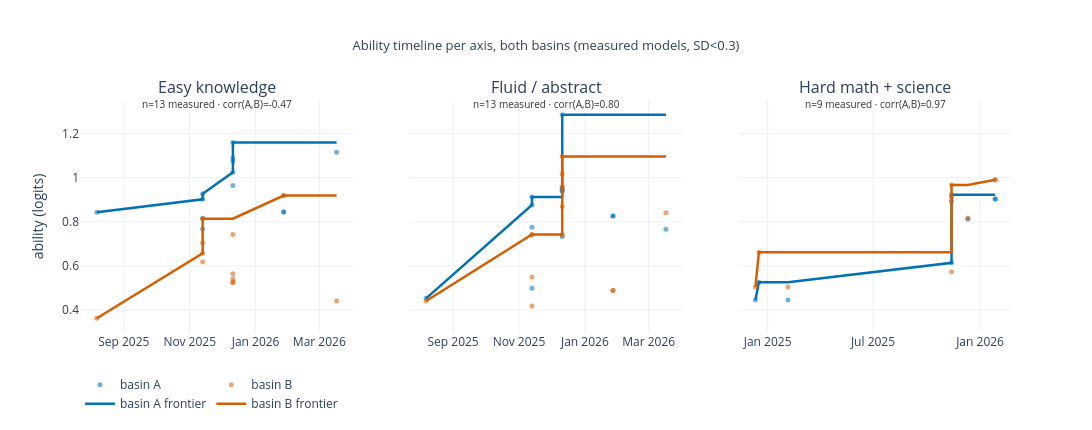

The notebook cell saved with this chart:
### Markdown cell above
### 8 · The two modes tell different capability-over-time stories.

Same models, same dates, same data. Only the axis definition differs, and the
frontier trajectory moves with it — so the mode is not a labelling detail, it
changes what "capability rose" means per axis.

### Code cell
import pandas as pd
from data import _known_release_date_by_model

dates = pd.Series(models).map(_known_release_date_by_model())
# posterior SD per basin; a model counts as MEASURED on an axis only if both
# basins pin it (the repo's SD<0.3 informed rule, applied to the stricter one)
SD = np.stack([post['theta'].values[g].reshape(-1, len(models), K).std(axis=0)
               for g in (BA, BB)]).max(axis=0)
dated = dates.notna().values & ~np.isin(models, list(HUMANS))

fig = make_subplots(rows=1, cols=K, subplot_titles=AXIS, shared_yaxes=True,
                    horizontal_spacing=0.06)
for k in range(K):
    m = dated & (SD[:, k] < 0.3)
    x = dates[m].values
    o = np.argsort(x)
    for lbl, TH, col in [('basin A', TH_A, C['blue']), ('basin B', TH_B, C['verm'])]:
        y = TH[m, k]
        fig.add_trace(go.Scatter(x=x[o], y=y[o], mode='markers', name=lbl,
                                 legendgroup=lbl, showlegend=(k == 0),
                                 marker=dict(color=col, size=5, opacity=0.55),
                                 text=np.array(models)[m][o], hovertemplate='%{text}<br>%{y:.2f}'),
                      row=1, col=k+1)
        fig.add_trace(go.Scatter(x=x[o], y=np.maximum.accumulate(y[o]), mode='lines',
                                 name=f'{lbl} frontier', legendgroup=lbl,
                                 showlegend=(k == 0), line=dict(color=col, width=2.5)),
                      row=1, col=k+1)
    r = np.corrcoef(TH_A[m, k], TH_B[m, k])[0, 1]
    fig.add_annotation(row=1, col=k+1, x=0.5, y=1.02, xref='x domain', yref='y domain',
                       showarrow=False, font=dict(size=10, color=C['dark']),
                       text=f'n={m.sum()} measured · corr(A,B)={r:.2f}')
fig.update_yaxes(title_text='ability (logits)', row=1, col=1)
fig.update_layout(height=430, width=1150, legend=dict(orientation='h', y=-0.16),
                  title='Ability timeline per axis, both basins (measured models, SD<0.3)')
show(fig, '08_timelines')

### Figure 1 — Plotly figure (JSON) as saved in the notebook; plotly's stock layout.template omitted (floating-point values rounded to 4 significant figures)
{"data": [{"hovertemplate": "%{text}<br>%{y:.2f}", "legendgroup": "basin A", "marker": {"color": "#0072B2", "opacity": 0.55, "size": 5}, "mode": "markers", "name": "basin A", "showlegend": true, "text": ["gpt-5-mini-2025-08-07_medium", "gpt-5.1-2025-11-13_high", "gpt-5.1-2025-11-13_low", "gpt-5.1-2025-11-13_medium", "gpt-5.1-2025-11-13_unknown", "gpt-5.2-2025-12-11_low", "gpt-5.2-2025-12-11_medium", "gpt-5.2-2025-12-11_none", "gpt-5.2-2025-12-11_unknown", "gpt-5.2-2025-12-11_xhigh", "fireworks/kimi-k2p5", "kimi-k2.5", "gpt-5.4-mini-2026-03-17_xhigh"], "type": "scatter", "x": ["2025-08-07T00:00:00.000000", "2025-11-13T00:00:00.000000", "2025-11-13T00:00:00.000000", "2025-11-13T00:00:00.000000", "2025-11-13T00:00:00.000000", "2025-12-11T00:00:00.000000", "2025-12-11T00:00:00.000000", "2025-12-11T00:00:00.000000", "2025-12-11T00:00:00.000000", "2025-12-11T00:00:00.000000", "2026-01-27T00:00:00.000000", "2026-01-27T00:00:00.000000", "2026-03-17T00:00:00.000000"], "xaxis": "x", "y": [0.8436, 0.9024, 0.8169, 0.7678, 0.9274, 1.025, 1.09, 1.16, 1.075, 0.9646, 0.8453, 0.8453, 1.115], "yaxis": "y"}, {"legendgroup": "basin A", "line": {"color": "#0072B2", "width": 2.5}, "mode": "lines", "name": "basin A frontier", "showlegend": true, "type": "scatter", "x": ["2025-08-07T00:00:00.000000", "2025-11-13T00:00:00.000000", "2025-11-13T00:00:00.000000", "2025-11-13T00:00:00.000000", "2025-11-13T00:00:00.000000", "2025-12-11T00:00:00.000000", "2025-12-11T00:00:00.000000", "2025-12-11T00:00:00.000000", "2025-12-11T00:00:00.000000", "2025-12-11T00:00:00.000000", "2026-01-27T00:00:00.000000", "2026-01-27T00:00:00.000000", "2026-03-17T00:00:00.000000"], "xaxis": "x", "y": [0.8436, 0.9024, 0.9024, 0.9024, 0.9274, 1.025, 1.09, 1.16, 1.16, 1.16, 1.16, 1.16, 1.16], "yaxis": "y"}, {"hovertemplate": "%{text}<br>%{y:.2f}", "legendgroup": "basin B", "marker": {"color": "#D55E00", "opacity": 0.55, "size": 5}, "mode": "markers", "name": "basin B", "showlegend": true, "text": ["gpt-5-mini-2025-08-07_medium", "gpt-5.1-2025-11-13_high", "gpt-5.1-2025-11-13_low", "gpt-5.1-2025-11-13_medium", "gpt-5.1-2025-11-13_unknown", "gpt-5.2-2025-12-11_low", "gpt-5.2-2025-12-11_medium", "gpt-5.2-2025-12-11_none", "gpt-5.2-2025-12-11_unknown", "gpt-5.2-2025-12-11_xhigh", "fireworks/kimi-k2p5", "kimi-k2.5", "gpt-5.4-mini-2026-03-17_xhigh"], "type": "scatter", "x": ["2025-08-07T00:00:00.000000", "2025-11-13T00:00:00.000000", "2025-11-13T00:00:00.000000", "2025-11-13T00:00:00.000000", "2025-11-13T00:00:00.000000", "2025-12-11T00:00:00.000000", "2025-12-11T00:00:00.000000", "2025-12-11T00:00:00.000000", "2025-12-11T00:00:00.000000", "2025-12-11T00:00:00.000000", "2026-01-27T00:00:00.000000", "2026-01-27T00:00:00.000000", "2026-03-17T00:00:00.000000"], "xaxis": "x", "y": [0.3628, 0.6571, 0.6186, 0.7044, 0.8144, 0.5243, 0.5267, 0.5649, 0.5422, 0.7422, 0.9191, 0.9191, 0.4414], "yaxis": "y"}, {"legendgroup": "basin B", "line": {"color": "#D55E00", "width": 2.5}, "mode": "lines", "name": "basin B frontier", "showlegend": true, "type": "scatter", "x": ["2025-08-07T00:00:00.000000", "2025-11-13T00:00:00.000000", "2025-11-13T00:00:00.000000", "2025-11-13T00:00:00.000000", "2025-11-13T00:00:00.000000", "2025-12-11T00:00:00.000000", "2025-12-11T00:00:00.000000", "2025-12-11T00:00:00.000000", "2025-12-11T00:00:00.000000", "2025-12-11T00:00:00.000000", "2026-01-27T00:00:00.000000", "2026-01-27T00:00:00.000000", "2026-03-17T00:00:00.000000"], "xaxis": "x", "y": [0.3628, 0.6571, 0.6571, 0.7044, 0.8144, 0.8144, 0.8144, 0.8144, 0.8144, 0.8144, 0.9191, 0.9191, 0.9191], "yaxis": "y"}, {"hovertemplate": "%{text}<br>%{y:.2f}", "legendgroup": "basin A", "marker": {"color": "#0072B2", "opacity": 0.55, "size": 5}, "mode": "markers", "name": "basin A", "showlegend": false, "text": ["gpt-5-mini-2025-08-07_medium", "gpt-5.1-2025-11-13_high", "gpt-5.1-2025-11-13_low", "gpt-5.1-2025-11-13_medium", "gpt-5.1-2025-11-13_unknown", "gpt-5.2-2025-12-11_low", "gpt-5.2-2025-12-11_medium", "gpt-5.2-2025-12-11_none", "gpt-5.2-2025-12-11_unknown", "gpt-5.2-2025-12-11_xhigh", "fireworks/kimi-k2p5", "kimi-k2.5", "gpt-5.4-mini-2026-03-17_xhigh"], "type": "scatter", "x": ["2025-08-07T00:00:00.000000", "2025-11-13T00:00:00.000000", "2025-11-13T00:00:00.000000", "2025-11-13T00:00:00.000000", "2025-11-13T00:00:00.000000", "2025-12-11T00:00:00.000000", "2025-12-11T00:00:00.000000", "2025-12-11T00:00:00.000000", "2025-12-11T00:00:00.000000", "2025-12-11T00:00:00.000000", "2026-01-27T00:00:00.000000", "2026-01-27T00:00:00.000000", "2026-03-17T00:00:00.000000"], "xaxis": "x2", "y": [0.4529, 0.8764, 0.499, 0.7757, 0.9129, 0.7334, 0.9547, 0.943, 0.9402, 1.286, 0.8271, 0.8271, 0.7667], "yaxis": "y2"}, {"legendgroup": "basin A", "line": {"color": "#0072B2", "width": 2.5}, "mode": "lines", "name": "basin A frontier", "showlegend": false, "type": "scatter", "x": ["2025-08-07T00:00:00.000000", "2025-11-13T00:00:00.000000", "2025-11-13T00:00:00.000000", "2025-11-13T00:00:00.000000", "2025-11-13T00:00:00.000000", "2025-12-11T00:00:00.000000", "2025-12-11T00:00:00.000000", "2025-12-11T00:00:00.000000", "2025-12-11T00:00:00.000000", "2025-12-11T00:00:00.000000", "2026-01-27T00:00:00.000000", "2026-01-27T00:00:00.000000", "2026-03-17T00:00:00.000000"], "xaxis": "x2", "y": [0.4529, 0.8764, 0.8764, 0.8764, 0.9129, 0.9129, 0.9547, 0.9547, 0.9547, 1.286, 1.286, 1.286, 1.286], "yaxis": "y2"}, {"hovertemplate": "%{text}<br>%{y:.2f}", "legendgroup": "basin B", "marker": {"color": "#D55E00", "opacity": 0.55, "size": 5}, "mode": "markers", "name": "basin B", "showlegend": false, "text": ["gpt-5-mini-2025-08-07_medium", "gpt-5.1-2025-11-13_high", "gpt-5.1-2025-11-13_low", "gpt-5.1-2025-11-13_medium", "gpt-5.1-2025-11-13_unknown", "gpt-5.2-2025-12-11_low", "gpt-5.2-2025-12-11_medium", "gpt-5.2-2025-12-11_none", "gpt-5.2-2025-12-11_unknown", "gpt-5.2-2025-12-11_xhigh", "fireworks/kimi-k2p5", "kimi-k2.5", "gpt-5.4-mini-2026-03-17_xhigh"], "type": "scatter", "x": ["2025-08-07T00:00:00.000000", "2025-11-13T00:00:00.000000", "2025-11-13T00:00:00.000000", "2025-11-13T00:00:00.000000", "2025-11-13T00:00:00.000000", "2025-12-11T00:00:00.000000", "2025-12-11T00:00:00.000000", "2025-12-11T00:00:00.000000", "2025-12-11T00:00:00.000000", "2025-12-11T00:00:00.000000", "2026-01-27T00:00:00.000000", "2026-01-27T00:00:00.000000", "2026-03-17T00:00:00.000000"], "xaxis": "x2", "y": [0.4412, 0.7431, 0.4184, 0.5494, 0.7416, 0.742, 0.9578, 1.017, 0.8699, 1.096, 0.4887, 0.4887, 0.8418], "yaxis": "y2"}, {"legendgroup": "basin B", "line": {"color": "#D55E00", "width": 2.5}, "mode": "lines", "name": "basin B frontier", "showlegend": false, "type": "scatter", "x": ["2025-08-07T00:00:00.000000", "2025-11-13T00:00:00.000000", "2025-11-13T00:00:00.000000", "2025-11-13T00:00:00.000000", "2025-11-13T00:00:00.000000", "2025-12-11T00:00:00.000000", "2025-12-11T00:00:00.000000", "2025-12-11T00:00:00.000000", "2025-12-11T00:00:00.000000", "2025-12-11T00:00:00.000000", "2026-01-27T00:00:00.000000", "2026-01-27T00:00:00.000000", "2026-03-17T00:00:00.000000"], "xaxis": "x2", "y": [0.4412, 0.7431, 0.7431, 0.7431, 0.7431, 0.7431, 0.9578, 1.017, 1.017, 1.096, 1.096, 1.096, 1.096], "yaxis": "y2"}, {"hovertemplate": "%{text}<br>%{y:.2f}", "legendgroup": "basin A", "marker": {"color": "#0072B2", "opacity": 0.55, "size": 5}, "mode": "markers", "name": "basin A", "showlegend": false, "text": ["gemini-2.0-flash-exp", "o1-2024-12-17_medium", "gemini-2.0-flash-001", "gpt-5.1-2025-11-13_low", "gpt-5.1-2025-11-13_medium", "gpt-5.1-2025-11-13_unknown", "gpt-5.2-2025-12-11_low", "fireworks/kimi-k2p5", "kimi-k2.5"], "type": "scatter", "x": ["2024-12-11T00:00:00.000000", "2024-12-17T00:00:00.000000", "2025-02-05T00:00:00.000000", "2025-11-13T00:00:00.000000", "2025-11-13T00:00:00.000000", "2025-11-13T00:00:00.000000", "2025-12-11T00:00:00.000000", "2026-01-27T00:00:00.000000", "2026-01-27T00:00:00.000000"], "xaxis": "x3", "y": [0.446, 0.5257, 0.446, 0.6141, 0.8938, 0.9232, 0.813, 0.9037, 0.9037], "yaxis": "y3"}, {"legendgroup": "basin A", "line": {"color": "#0072B2", "width": 2.5}, "mode": "lines", "name": "basin A frontier", "showlegend": false, "type": "scatter", "x": ["2024-12-11T00:00:00.000000", "2024-12-17T00:00:00.000000", "2025-02-05T00:00:00.000000", "2025-11-13T00:00:00.000000", "2025-11-13T00:00:00.000000", "2025-11-13T00:00:00.000000", "2025-12-11T00:00:00.000000", "2026-01-27T00:00:00.000000", "2026-01-27T00:00:00.000000"], "xaxis": "x3", "y": [0.446, 0.5257, 0.5257, 0.6141, 0.8938, 0.9232, 0.9232, 0.9232, 0.9232], "yaxis": "y3"}, {"hovertemplate": "%{text}<br>%{y:.2f}", "legendgroup": "basin B", "marker": {"color": "#D55E00", "opacity": 0.55, "size": 5}, "mode": "markers", "name": "basin B", "showlegend": false, "text": ["gemini-2.0-flash-exp", "o1-2024-12-17_medium", "gemini-2.0-flash-001", "gpt-5.1-2025-11-13_low", "gpt-5.1-2025-11-13_medium", "gpt-5.1-2025-11-13_unknown", "gpt-5.2-2025-12-11_low", "fireworks/kimi-k2p5", "kimi-k2.5"], "type": "scatter", "x": ["2024-12-11T00:00:00.000000", "2024-12-17T00:00:00.000000", "2025-02-05T00:00:00.000000", "2025-11-13T00:00:00.000000", "2025-11-13T00:00:00.000000", "2025-11-13T00:00:00.000000", "2025-12-11T00:00:00.000000", "2026-01-27T00:00:00.000000", "2026-01-27T00:00:00.000000"], "xaxis": "x3", "y": [0.5047, 0.6616, 0.5047, 0.5738, 0.9125, 0.9671, 0.8161, 0.9908, 0.9908], "yaxis": "y3"}, {"legendgroup": "basin B", "line": {"color": "#D55E00", "width": 2.5}, "mode": "lines", "name": "basin B frontier", "showlegend": false, "type": "scatter", "x": ["2024-12-11T00:00:00.000000", "2024-12-17T00:00:00.000000", "2025-02-05T00:00:00.000000", "2025-11-13T00:00:00.000000", "2025-11-13T00:00:00.000000", "2025-11-13T00:00:00.000000", "2025-12-11T00:00:00.000000", "2026-01-27T00:00:00.000000", "2026-01-27T00:00:00.000000"], "xaxis": "x3", "y": [0.5047, 0.6616, 0.6616, 0.6616, 0.9125, 0.9671, 0.9671, 0.9908, 0.9908], "yaxis": "y3"}], "layout": {"annotations": [{"font": {"size": 16}, "showarrow": false, "text": "Easy knowledge", "x": 0.1467, "xanchor": "center", "xref": "paper", "y": 1.0, "yanchor": "bottom", "yref": "paper"}, {"font": {"size": 16}, "showarrow": false, "text": "Fluid / abstract", "x": 0.5, "xanchor": "center", "xref": "paper", "y": 1.0, "yanchor": "bottom", "yref": "paper"}, {"font": {"size": 16}, "showarrow": false, "text": "Hard math + science", "x": 0.8533, "xanchor": "center", "xref": "paper", "y": 1.0, "yanchor": "bottom", "yref": "paper"}, {"font": {"color": "#333333", "size": 10}, "showarrow": false, "text": "n=13 measured · corr(A,B)=-0.47", "x": 0.5, "xref": "x domain", "y": 1.02, "yref": "y domain"}, {"font": {"color": "#333333", "size": 10}, "showarrow": false, "text": "n=13 measured · corr(A,B)=0.80", "x": 0.5, "xref": "x2 domain", "y": 1.02, "yref": "y2 domain"}, {"font": {"color": "#333333", "size": 10}, "showarrow": false, "text": "n=9 measured · corr(A,B)=0.97", "x": 0.5, "xref": "x3 domain", "y": 1.02, "yref": "y3 domain"}], "height": 430, "legend": {"orientation": "h", "y": -0.16}, "title": {"font": {"size": 13}, "text": "Ability timeline per axis, both basins (measured models, SD<0.3)", "x": 0.5}, "width": 1150, "xaxis": {"anchor": "y", "domain": [0.0, 0.2933]}, "xaxis2": {"anchor": "y2", "domain": [0.3533, 0.6467]}, "xaxis3": {"anchor": "y3", "domain": [0.7067, 1.0]}, "yaxis": {"anchor": "x", "domain": [0.0, 1.0], "title": {"text": "ability (logits)"}}, "yaxis2": {"anchor": "x2", "domain": [0.0, 1.0], "matches": "y", "showticklabels": false}, "yaxis3": {"anchor": "x3", "domain": [0.0, 1.0], "matches": "y", "showticklabels": false}}}
